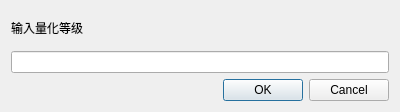
<?xml version="1.0" encoding="UTF-8"?>
<ui version="4.0">
 <class>DialogQuantify</class>
 <widget class="QDialog" name="DialogQuantify">
  <property name="geometry">
   <rect>
    <x>0</x>
    <y>0</y>
    <width>400</width>
    <height>112</height>
   </rect>
  </property>
  <property name="windowTitle">
   <string>Dialog</string>
  </property>
  <layout class="QGridLayout" name="gridLayout">
   <item row="0" column="0">
    <widget class="QLabel" name="label">
     <property name="text">
      <string>输入量化等级</string>
     </property>
    </widget>
   </item>
   <item row="1" column="0">
    <widget class="QLineEdit" name="lineEdit"/>
   </item>
   <item row="2" column="0">
    <widget class="QDialogButtonBox" name="buttonBox">
     <property name="orientation">
      <enum>Qt::Horizontal</enum>
     </property>
     <property name="standardButtons">
      <set>QDialogButtonBox::Cancel|QDialogButtonBox::Ok</set>
     </property>
    </widget>
   </item>
  </layout>
 </widget>
 <resources/>
 <connections>
  <connection>
   <sender>buttonBox</sender>
   <signal>accepted()</signal>
   <receiver>DialogQuantify</receiver>
   <slot>accept()</slot>
   <hints>
    <hint type="sourcelabel">
     <x>248</x>
     <y>254</y>
    </hint>
    <hint type="destinationlabel">
     <x>157</x>
     <y>274</y>
    </hint>
   </hints>
  </connection>
  <connection>
   <sender>buttonBox</sender>
   <signal>rejected()</signal>
   <receiver>DialogQuantify</receiver>
   <slot>reject()</slot>
   <hints>
    <hint type="sourcelabel">
     <x>316</x>
     <y>260</y>
    </hint>
    <hint type="destinationlabel">
     <x>286</x>
     <y>274</y>
    </hint>
   </hints>
  </connection>
 </connections>
</ui>
